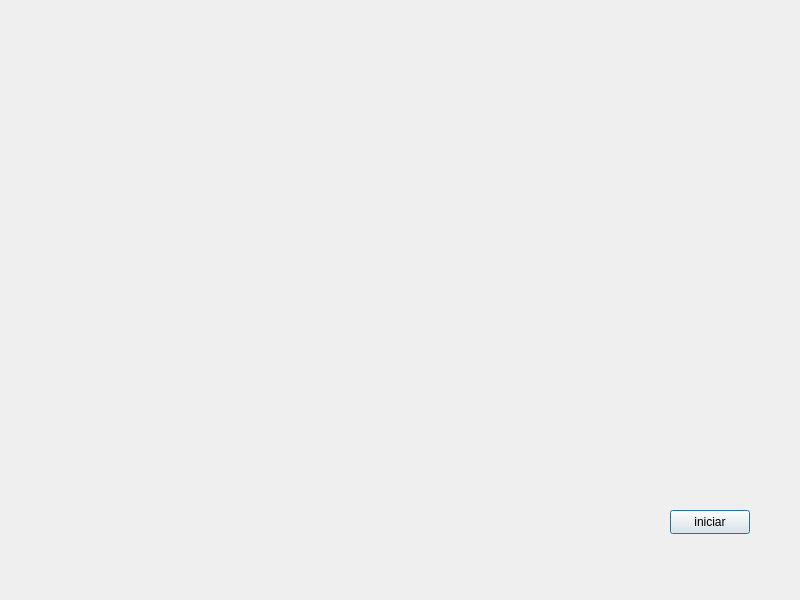
<?xml version="1.0" encoding="UTF-8"?>
<ui version="4.0">
 <class>Dialog</class>
 <widget class="QDialog" name="Dialog">
  <property name="geometry">
   <rect>
    <x>0</x>
    <y>0</y>
    <width>800</width>
    <height>600</height>
   </rect>
  </property>
  <property name="windowTitle">
   <string>Dialog</string>
  </property>
  <widget class="QPushButton" name="pushButton">
   <property name="geometry">
    <rect>
     <x>670</x>
     <y>510</y>
     <width>80</width>
     <height>24</height>
    </rect>
   </property>
   <property name="text">
    <string>iniciar</string>
   </property>
  </widget>
 </widget>
 <resources/>
 <connections/>
</ui>
